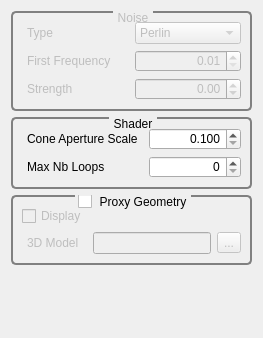
<?xml version="1.0" encoding="UTF-8"?>
<ui version="4.0">
 <class>GvQCustomEditor</class>
 <widget class="QWidget" name="GvQCustomEditor">
  <property name="geometry">
   <rect>
    <x>0</x>
    <y>0</y>
    <width>263</width>
    <height>338</height>
   </rect>
  </property>
  <property name="windowTitle">
   <string>Custom Editor</string>
  </property>
  <property name="styleSheet">
   <string>QGroupBox
{
     background-color: qlineargradient(x1: 0, y1: 0, x2: 0, y2: 1,
                                       stop: 0 #E0E0E0, stop: 1 #FFFFFF);
     border: 2px solid gray;
     border-radius: 5px;
     margin-top: 1ex; /* leave space at the top for the title */
 }

 QGroupBox::title
{
	 subcontrol-origin: margin;
     subcontrol-position: top center; /* position at the top center */
     padding: 0 3px;
     background-color: qlineargradient(x1: 0, y1: 0, x2: 0, y2: 1,
                                       stop: 0 #FFOECE, stop: 1 #FFFFFF);
 }

QLabel
{
	border-radius: 4px;
	padding: 2px;
 }
</string>
  </property>
  <layout class="QVBoxLayout" name="verticalLayout">
   <item>
    <widget class="QGroupBox" name="groupBox_4">
     <property name="enabled">
      <bool>false</bool>
     </property>
     <property name="title">
      <string>Noise</string>
     </property>
     <layout class="QGridLayout" name="gridLayout">
      <item row="0" column="0">
       <widget class="QLabel" name="label_3">
        <property name="text">
         <string>Type</string>
        </property>
       </widget>
      </item>
      <item row="0" column="1">
       <widget class="QComboBox" name="_noiseComboBox">
        <item>
         <property name="text">
          <string>Perlin</string>
         </property>
        </item>
       </widget>
      </item>
      <item row="1" column="0">
       <widget class="QLabel" name="label_9">
        <property name="text">
         <string>First Frequency</string>
        </property>
       </widget>
      </item>
      <item row="1" column="1">
       <widget class="QDoubleSpinBox" name="_noiseFirstFrequencySpinBox">
        <property name="alignment">
         <set>Qt::AlignRight|Qt::AlignTrailing|Qt::AlignVCenter</set>
        </property>
        <property name="minimum">
         <double>0.010000000000000</double>
        </property>
        <property name="singleStep">
         <double>0.100000000000000</double>
        </property>
       </widget>
      </item>
      <item row="2" column="0">
       <widget class="QLabel" name="label_10">
        <property name="text">
         <string>Strength</string>
        </property>
       </widget>
      </item>
      <item row="2" column="1">
       <widget class="QDoubleSpinBox" name="_noiseStrengthSpinBox">
        <property name="alignment">
         <set>Qt::AlignRight|Qt::AlignTrailing|Qt::AlignVCenter</set>
        </property>
        <property name="minimum">
         <double>-99.989999999999995</double>
        </property>
        <property name="singleStep">
         <double>0.100000000000000</double>
        </property>
       </widget>
      </item>
     </layout>
    </widget>
   </item>
   <item>
    <widget class="QGroupBox" name="groupBox_3">
     <property name="title">
      <string>Shader</string>
     </property>
     <layout class="QGridLayout" name="gridLayout_2">
      <item row="0" column="0">
       <widget class="QLabel" name="label_11">
        <property name="text">
         <string>Cone Aperture Scale</string>
        </property>
       </widget>
      </item>
      <item row="0" column="1">
       <widget class="QDoubleSpinBox" name="_coneApartureScaleDoubleSpinBox">
        <property name="alignment">
         <set>Qt::AlignRight|Qt::AlignTrailing|Qt::AlignVCenter</set>
        </property>
        <property name="decimals">
         <number>3</number>
        </property>
        <property name="minimum">
         <double>0.100000000000000</double>
        </property>
        <property name="maximum">
         <double>10.000000000000000</double>
        </property>
        <property name="singleStep">
         <double>0.100000000000000</double>
        </property>
       </widget>
      </item>
      <item row="1" column="0">
       <widget class="QLabel" name="label">
        <property name="toolTip">
         <string>during the main GigaSpace pipeline pass (GLSL shader)</string>
        </property>
        <property name="text">
         <string>Max Nb Loops</string>
        </property>
       </widget>
      </item>
      <item row="1" column="1">
       <widget class="QSpinBox" name="_maxNbLoopsSpinBox">
        <property name="toolTip">
         <string>during the main GigaSpace pipeline pass (GLSL shader)</string>
        </property>
        <property name="alignment">
         <set>Qt::AlignRight|Qt::AlignTrailing|Qt::AlignVCenter</set>
        </property>
        <property name="maximum">
         <number>10000</number>
        </property>
       </widget>
      </item>
     </layout>
    </widget>
   </item>
   <item>
    <widget class="QGroupBox" name="_proxyGeometryGroupBox">
     <property name="title">
      <string>Proxy Geometry</string>
     </property>
     <property name="checkable">
      <bool>true</bool>
     </property>
     <property name="checked">
      <bool>false</bool>
     </property>
     <layout class="QGridLayout" name="gridLayout_3">
      <item row="0" column="0">
       <widget class="QCheckBox" name="_proxyGeometryDisplayCheckBox">
        <property name="text">
         <string>Display</string>
        </property>
       </widget>
      </item>
      <item row="1" column="0">
       <widget class="QLabel" name="label_4">
        <property name="toolTip">
         <string/>
        </property>
        <property name="text">
         <string>3D Model</string>
        </property>
       </widget>
      </item>
      <item row="1" column="1">
       <widget class="QLineEdit" name="_3DModelLineEdit">
        <property name="dragEnabled">
         <bool>false</bool>
        </property>
        <property name="readOnly">
         <bool>true</bool>
        </property>
       </widget>
      </item>
      <item row="1" column="2">
       <widget class="QToolButton" name="_3DModelToolButton">
        <property name="toolTip">
         <string>Load 3D model</string>
        </property>
        <property name="text">
         <string>...</string>
        </property>
       </widget>
      </item>
     </layout>
    </widget>
   </item>
   <item>
    <spacer name="verticalSpacer">
     <property name="orientation">
      <enum>Qt::Vertical</enum>
     </property>
     <property name="sizeHint" stdset="0">
      <size>
       <width>20</width>
       <height>60</height>
      </size>
     </property>
    </spacer>
   </item>
  </layout>
  <zorder>groupBox_4</zorder>
  <zorder>groupBox_3</zorder>
  <zorder>_proxyGeometryGroupBox</zorder>
 </widget>
 <resources/>
 <connections/>
</ui>
